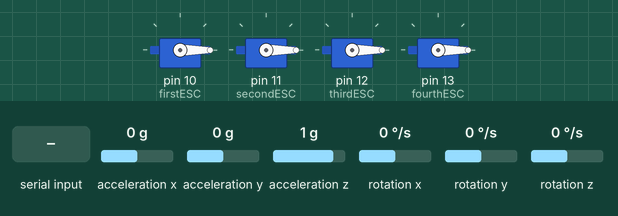
A sketch run on a simulated Arduino Uno, built with avr-gcc and run on an emulated ATmega328P. Shown: 4 × servo. Inputs (shaded band) come from the test bench; at power-on: acceleration x 0 g, acceleration y 0 g, acceleration z 1 g, rotation x 0 °/s, rotation y 0 °/s, rotation z 0 °/s. The sensor or clock chip raises its interrupt line as the real part does; what the sketch prints to the serial monitor is not drawn.

Above: at 1.3 s.
1.4 s: "1" received over Serial
At 2.6 s:
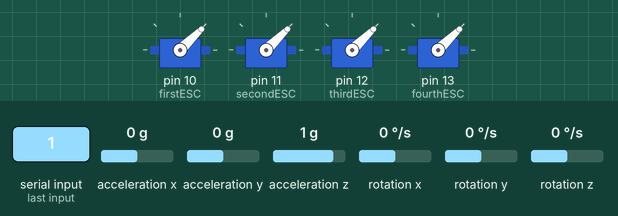
2.9 s: acceleration x set to -1.4 g
At 3.3 s:
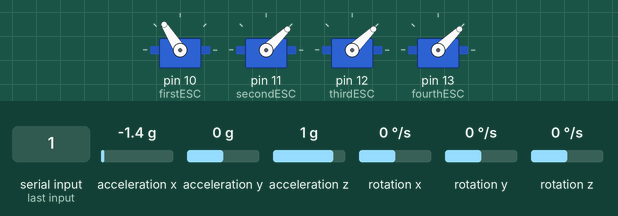
4.4 s: acceleration y set to -1.4 g
At 5.6 s:
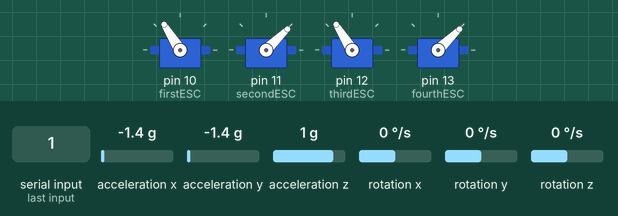
5.9 s: acceleration z set to -1.4 g
At 6.7 s:
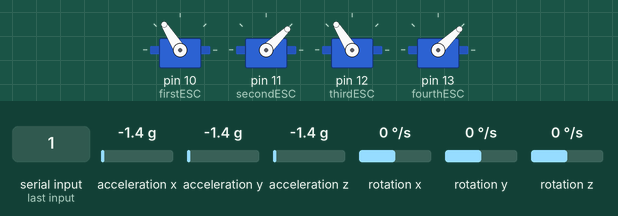
7.4 s: acceleration x set to 0 g
At 8.6 s:
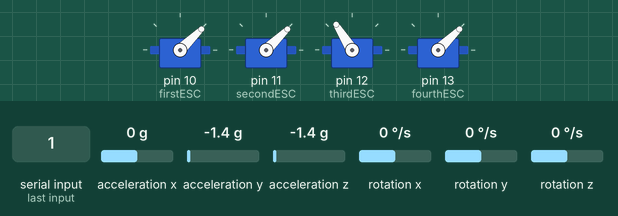
8.9 s: acceleration y set to 0 g
At 10.1 s:
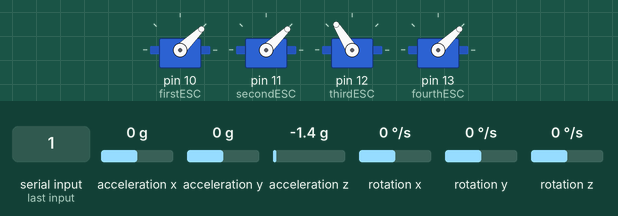
Timing chart, 0 to 11.4 s (numbered marks = the images above; inputs shaded):
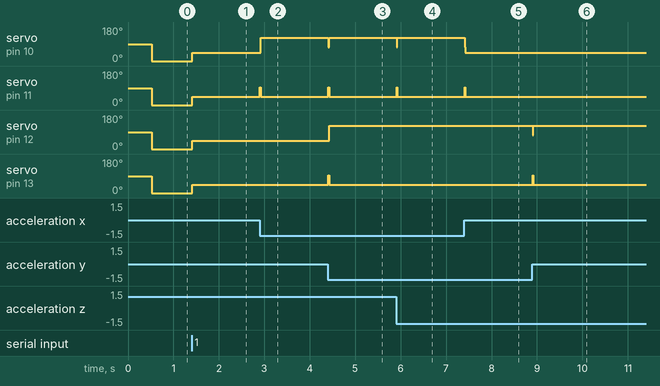

Measured:
- after the input at 1.4 s, servo on pin 10 (firstESC), servo on pin 11 (secondESC), servo on pin 12 (thirdESC), servo on pin 13 (fourthESC): 0° → 44° at once
- after the input at 2.9 s, servo on pin 10 (firstESC): 44° → 122° at once; servo on pin 11 (secondESC): 44° → 93° at once, → 44° 0.02 s later
- after the input at 4.4 s, servo on pin 10 (firstESC): 122° → 73° at once, → 122° 0.02 s later; servo on pin 11 (secondESC), servo on pin 13 (fourthESC): 44° → 93° at once, → 44° 0.02 s later; servo on pin 12 (thirdESC): 44° → 122° at once
- after the input at 5.9 s, servo on pin 10 (firstESC): 122° → 73° at once, → 122° 0.01 s later; servo on pin 11 (secondESC): 44° → 93° at once, → 44° 0.01 s later
- after the input at 7.4 s, servo on pin 10 (firstESC): 122° → 44° at once; servo on pin 11 (secondESC): 44° → 93° at once, → 44° 0.01 s later
- after the input at 8.9 s, servo on pin 12 (thirdESC): 122° → 73° at once, → 122° 0.01 s later; servo on pin 13 (fourthESC): 44° → 93° at once, → 44° 0.01 s later

The sketch:

MPU6050_2DOF_FEEDBACK_Alt_I2C_DMP_PD.ino
```cpp
// (licence header left out)
#include <I2Cdev.h>
#include <Servo.h>
#include <I2C.h>
#include <MPU6050_6Axis_MotionApps20.h>
#include <Wire.h>


MPU6050 mpu;

#define ACCELEROMETER_SENSITIVITY 16384.0
#define GYROSCOPE_SENSITIVITY 131.0
#define SCL 21
#define SDL 20

#define INTERRUPT_PIN 19  // use pin 2 on Arduino Uno & most boards

// MPU control/status vars
bool dmpReady = false;  // set true if DMP init was successful
uint8_t mpuIntStatus;   // holds actual interrupt status byte from MPU
uint8_t devStatus;      // return status after each device operation (0 = success, !0 = error)
uint16_t packetSize;    // expected DMP packet size (default is 42 bytes)
uint16_t fifoCount;     // count of all bytes currently in FIFO
uint8_t fifoBuffer[64]; // FIFO storage buffer

// orientation/motion vars
Quaternion q;           // [w, x, y, z]         quaternion container
VectorInt16 aa;         // [x, y, z]            accel sensor measurements
VectorInt16 aaReal;     // [x, y, z]            gravity-free accel sensor measurements
VectorInt16 aaWorld;    // [x, y, z]            world-frame accel sensor measurements
VectorFloat gravity;    // [x, y, z]            gravity vector
float euler[3];         // [psi, theta, phi]    Euler angle container
float ypr[3];           // [yaw, pitch, roll]   yaw/pitch/roll container and gravity vector

long double accelX, accelY, accelZ, accData[3];
float gForceX, gForceY, gForceZ;

long double gyroX, gyroY, gyroZ, gyrData[3];
float rotX, rotY, rotZ;
float roll = 0;
float pitch = 0;
float yaw = 0;
int i = 0;

double rollTarget = 0;
double pitchTarget = 0;
double rollErrSum, lastRollErr, pitchErrSum, lastPitchErr;
double kp, ki, kd;
double lastTime = 0;
double dRollErr, rollError, dRoll, dPitchErr, pitchError, dPitch;
double lastRoll = 0;
double lastPitch = 0;
double timeChange = 0;

const float RADIANS_TO_DEGREES = 57.2958;
float prevMillis = 0;
float dt;

Servo firstESC, secondESC, thirdESC, fourthESC;
int firstESCSpeed = 0;
int firstESCSpeedPrev = 0;
int secondESCSpeed = 0;
int secondESCSpeedPrev = 0;
int thirdESCSpeed = 0;
int thirdESCSpeedPrev = 0;
int fourthESCSpeed = 0;
int fourthESCSpeedPrev = 0;
int ESCSpeedMAX = 2000;
int ESCSpeedMIN = 1000;
int ESCSpeedDMAX = 800;
int ESCRateCap = 500;
int value = 0;

volatile bool mpuInterrupt = false;     // indicates whether MPU interrupt pin has gone high
void dmpDataReady() {
    mpuInterrupt = true;
}


void setup() {
  Serial.begin(115200);
  setupMPU();
  SetTunings(50,0.0,10000);
  setupESC();
}


void loop() {
  processDMPdata();
  feedbackLoop();
  printData();
}


void setupMPU(){
    // join I2C bus (I2Cdev library doesn't do this automatically)
     I2c.begin();
     I2c.timeOut(20);

    Serial.begin(115200);

    // initialize device
    Serial.println(F("Initializing I2C devices..."));
    mpu.initialize();
    pinMode(INTERRUPT_PIN, INPUT);

    // verify connection
    Serial.println(F("Testing device connections..."));
    Serial.println(mpu.testConnection() ? F("MPU6050 connection successful") : F("MPU6050 connection failed"));

    // load and configure the DMP
    Serial.println(F("Initializing DMP..."));
    devStatus = mpu.dmpInitialize();

    // supply your own gyro offsets here, scaled for min sensitivity
    mpu.setXGyroOffset(-12);
    mpu.setYGyroOffset(20);
    mpu.setZGyroOffset(-69);
    mpu.setXAccelOffset(-5679);
    mpu.setYAccelOffset(2988);
    mpu.setZAccelOffset(1532); // 1688 factory default for my test chip

    // make sure it worked (returns 0 if so)
    if (devStatus == 0) {
        // turn on the DMP, now that it's ready
        Serial.println(F("Enabling DMP..."));
        mpu.setDMPEnabled(true);

        // enable Arduino interrupt detection
        Serial.println(F("Enabling interrupt detection (Arduino external interrupt 0)..."));
        attachInterrupt(digitalPinToInterrupt(INTERRUPT_PIN), dmpDataReady, RISING);
        mpuIntStatus = mpu.getIntStatus();

        // set our DMP Ready flag so the main loop() function knows it's okay to use it
        Serial.println(F("DMP ready! Waiting for first interrupt..."));
        dmpReady = true;

        // get expected DMP packet size for later comparison
        packetSize = mpu.dmpGetFIFOPacketSize();
    } else {
        // ERROR!
        // 1 = initial memory load failed
        // 2 = DMP configuration updates failed
        // (if it's going to break, usually the code will be 1)
        Serial.print(F("DMP Initialization failed (code "));
        Serial.print(devStatus);
        Serial.println(F(")"));
    }

}


void setupESC(){
  firstESC.attach(10);    // attached to pin 11
  secondESC.attach(11);
  thirdESC.attach(12);
  fourthESC.attach(13);
  while (!Serial);

  firstESC.writeMicroseconds(value);
  Serial.write(ESCSpeedMAX);
  secondESC.writeMicroseconds(value);
  Serial.write(ESCSpeedMAX);
  thirdESC.writeMicroseconds(value);
  Serial.write(ESCSpeedMAX);
  fourthESC.writeMicroseconds(value);
  Serial.write(ESCSpeedMAX);

  Serial.println(F("Turn on the mofo. Enter char to continue."));
  while (Serial.available() && Serial.read()); // empty buffer
  while (!Serial.available()); // wait for data
  while (Serial.available() && Serial.read()); // empty buffer again
  Serial.println("Flag");
}

void processDMPdata(){
// if programming failed, don't try to do anything
    if (!dmpReady) return;

    // wait for MPU interrupt or extra packet(s) available
    if (!mpuInterrupt && fifoCount < packetSize) //{do something;}

    // reset interrupt flag and get INT_STATUS byte
    mpuInterrupt = false;
    mpuIntStatus = mpu.getIntStatus();

    // get current FIFO count
    fifoCount = mpu.getFIFOCount();

    // check for overflow (this should never happen unless our code is too inefficient)
    if ((mpuIntStatus & 0x10) || fifoCount == 1024) {
        // reset so we can continue cleanly
        mpu.resetFIFO();
    // otherwise, check for DMP data ready interrupt (this should happen frequently)
    } else if (mpuIntStatus & 0x02) {
        // wait for correct available data length, should be a VERY short wait
        while (fifoCount < packetSize) fifoCount = mpu.getFIFOCount();


        // read a packet from FIFO
        mpu.getFIFOBytes(fifoBuffer, packetSize);

        // track FIFO count here in case there is > 1 packet available
        // (this lets us immediately read more without waiting for an interrupt)
        fifoCount -= packetSize;

        // display Euler angles in degrees
        mpu.dmpGetQuaternion(&q, fifoBuffer);
        mpu.dmpGetGravity(&gravity, &q);
        mpu.dmpGetYawPitchRoll(ypr, &q, &gravity);
    }
}


void feedbackLoop(){

   /*How long since we last calculated*/
   unsigned long now = millis();
   timeChange = now - lastTime;

   roll = ypr[2]*180/M_PI;

   /*Roll feedback*/
   rollError = rollTarget - roll;
   rollErrSum += (rollError * timeChange);
   dRoll = roll - lastRoll;

   /*Compute PID Output*/
   //thirdESCSpeed = (kp * rollError + ki * rollErrSum - kd * dRoll/1000);
   thirdESCSpeed = (kp * rollError + ki * rollErrSum - kd * dRoll/timeChange);
   if (thirdESCSpeed < 0){thirdESCSpeed = 0;}
   if (thirdESCSpeed > ESCSpeedDMAX){thirdESCSpeed = ESCSpeedDMAX;}
   if (thirdESCSpeed - thirdESCSpeedPrev > ESCRateCap){thirdESCSpeed = thirdESCSpeedPrev + ESCRateCap;}
   if (thirdESCSpeed - thirdESCSpeedPrev < -ESCRateCap){thirdESCSpeed = thirdESCSpeedPrev - ESCRateCap;}
   thirdESC.write(ESCSpeedMIN + thirdESCSpeed);

   //fourthESCSpeed = -(kp * rollError + ki * rollErrSum - kd * dRoll);
   fourthESCSpeed = -(kp * rollError + ki * rollErrSum - kd * dRoll/timeChange);
   if (fourthESCSpeed < 0){fourthESCSpeed = 0;}
   if (fourthESCSpeed > ESCSpeedDMAX){fourthESCSpeed = ESCSpeedDMAX;}
   if (fourthESCSpeed - fourthESCSpeedPrev > ESCRateCap){fourthESCSpeed = fourthESCSpeedPrev + ESCRateCap;}
   if (fourthESCSpeed - fourthESCSpeedPrev < -ESCRateCap){fourthESCSpeed = fourthESCSpeedPrev - ESCRateCap;}
   fourthESC.write(ESCSpeedMIN + fourthESCSpeed);

   pitch = ypr[1]*180/M_PI;

  /*Pitch feedback*/
   pitchError = pitchTarget - pitch;
   pitchErrSum += (pitchError * timeChange);
   dPitch = pitch - lastPitch;

   /*Compute PID Output*/
   //firstESCSpeed = -(kp * pitchError + ki * pitchErrSum - kd * dPitch);
   firstESCSpeed = (kp * pitchError + ki * pitchErrSum - kd * dPitch/timeChange);
   if (firstESCSpeed < 0){firstESCSpeed = 0;}
   if (firstESCSpeed > ESCSpeedDMAX){firstESCSpeed = ESCSpeedDMAX;}
   if (firstESCSpeed - firstESCSpeedPrev > ESCRateCap){firstESCSpeed = firstESCSpeedPrev + ESCRateCap;}
   if (firstESCSpeed - firstESCSpeedPrev < -ESCRateCap){firstESCSpeed = firstESCSpeedPrev - ESCRateCap;}
   firstESC.write(ESCSpeedMIN + firstESCSpeed);

   //secondESCSpeed = (kp * pitchError + ki * pitchErrSum - kd * dPitch);
   secondESCSpeed = -(kp * pitchError + ki * pitchErrSum - kd * dPitch/timeChange);
   if (secondESCSpeed < 0){secondESCSpeed = 0;}
   if (secondESCSpeed > ESCSpeedDMAX){secondESCSpeed = ESCSpeedDMAX;}
   if (secondESCSpeed - secondESCSpeedPrev > ESCRateCap){secondESCSpeed = secondESCSpeedPrev + ESCRateCap;}
   if (secondESCSpeed - secondESCSpeedPrev < -ESCRateCap){secondESCSpeed = secondESCSpeedPrev - ESCRateCap;}
   secondESC.write(ESCSpeedMIN + secondESCSpeed);

   firstESCSpeedPrev = firstESCSpeed;
   secondESCSpeedPrev = secondESCSpeed;
   thirdESCSpeedPrev = thirdESCSpeed;
   fourthESCSpeedPrev = fourthESCSpeed;

   /*Remember some variables for next time*/
   lastRoll = roll;
   lastPitch = pitch;
   //lastPitchErr = pitchError;
   lastTime = now;

}

void SetTunings(double Kp, double Ki, double Kd)
{
   kp = Kp;
   ki = Ki;
   kd = Kd;
}

void printData() {

  /*
  Serial.print("ypr\t");
  Serial.print(ypr[0] * 180/M_PI);
  Serial.print("\t");
  Serial.print(ypr[1] * 180/M_PI);
  Serial.print("\t");
  Serial.println(ypr[2] * 180/M_PI);
  //*/

  /*
  Serial.print("Proportional: ");
  Serial.print(kp* rollError);
  Serial.print("  Integral: ");
  Serial.print(ki * rollErrSum);
  Serial.print("  Derivative ");
  Serial.println(-kd * dRoll);
  */

  //
  Serial.print("First: ");
  Serial.print(ESCSpeedMIN + firstESCSpeed);
  Serial.print("  Second: ");
  Serial.print(ESCSpeedMIN + secondESCSpeed);
  Serial.print("  Third: ");
  Serial.print(ESCSpeedMIN + thirdESCSpeed);
  Serial.print("  Fourth: ");
  Serial.print(ESCSpeedMIN + fourthESCSpeed);
  Serial.print("  dt: ");
  Serial.println(timeChange);
  //*/
}
```
